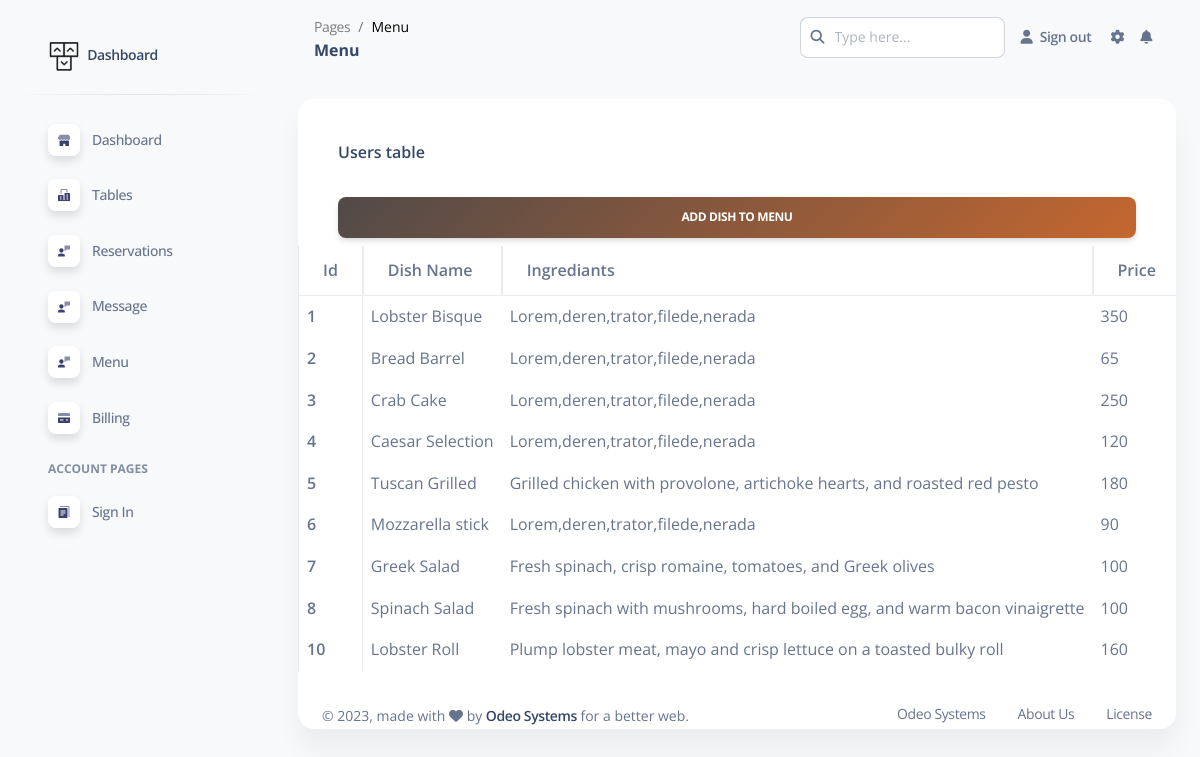
/admin/pages/menu.php, run on the app's committed database.
### tables this page shows
CREATE TABLE `menu` (
  `id` int(255) NOT NULL,
  `name` varchar(255) NOT NULL,
  `ingrediants` varchar(255) NOT NULL,
  `price` int(255) NOT NULL
);

### admin/pages/menu.php (the view, shortened to what this page needs)
<!DOCTYPE html>
<html lang="en">
<head>
  <link href="../assets/css/nucleo-icons.css" rel="stylesheet" />
  <link href="../assets/css/nucleo-svg.css" rel="stylesheet" />
  <link href="../assets/css/nucleo-svg.css" rel="stylesheet" />
  <link id="pagestyle" href="../assets/css/soft-ui-dashboard.css?v=1.0.5" rel="stylesheet" />
</head>
<body class="g-sidenav-show  bg-gray-100">
<aside class="sidenav navbar navbar-vertical navbar-expand-xs border-0 border-radius-xl my-3 fixed-start ms-3 " id="sidenav-main">
    <div class="sidenav-header">
      <a class="navbar-brand m-0" href=" " target="_blank">
        <img src="../assets/img/logo-ct.png" class="navbar-brand-img h-100" alt="main_logo">
        <span class="ms-1 font-weight-bold"> Dashboard</span>
      </a>
    </div>
    <hr class="horizontal dark mt-0">
    <div class="collapse navbar-collapse  w-auto " id="sidenav-collapse-main">
      <ul class="navbar-nav">
        <li class="nav-item">
          <a class="nav-link  " href="../pages/dashboard.php">
            <div class="icon icon-shape icon-sm shadow border-radius-md bg-white text-center me-2 d-flex align-items-center justify-content-center">
            </div>
            <span class="nav-link-text ms-1">Dashboard</span>
          </a>
        </li>
        <li class="nav-item">
          <a class="nav-link  " href="../pages/tables.php">
            <div class="icon icon-shape icon-sm shadow border-radius-md bg-white text-center me-2 d-flex align-items-center justify-content-center">
            </div>
            <span class="nav-link-text ms-1">Tables</span>
          </a>
        </li>
        <li class="nav-item">
          <a class="nav-link  " href="../pages/Reservation.php">
            <div class="icon icon-shape icon-sm shadow border-radius-md bg-white text-center me-2 d-flex align-items-center justify-content-center">
            </div>
            <span class="nav-link-text ms-1">Reservations</span>
          </a>
        </li>
        <li class="nav-item">
          <a class="nav-link  " href="../pages/contact.php">
            <div class="icon icon-shape icon-sm shadow border-radius-md bg-white text-center me-2 d-flex align-items-center justify-content-center">
            </div>
            <span class="nav-link-text ms-1">Message</span>
          </a>
        </li>
        <li class="nav-item">
          <a class="nav-link  " href="../pages/menu.php">
            <div class="icon icon-shape icon-sm shadow border-radius-md bg-white text-center me-2 d-flex align-items-center justify-content-center">
            </div>
            <span class="nav-link-text ms-1">Menu</span>
          </a>
        </li>
        <li class="nav-item">
          <a class="nav-link  " href="../pages/billing.php">
            <div class="icon icon-shape icon-sm shadow border-radius-md bg-white text-center me-2 d-flex align-items-center justify-content-center">
            </div>
            <span class="nav-link-text ms-1">Billing</span>
          </a>
        </li>
        <li class="nav-item mt-3">
          <h6 class="ps-4 ms-2 text-uppercase text-xs font-weight-bolder opacity-6">Account pages</h6>
        </li>
        <li class="nav-item">
          <a class="nav-link  " href="../pages/sign_in.php">
            <div class="icon icon-shape icon-sm shadow border-radius-md bg-white text-center me-2 d-flex align-items-center justify-content-center">
            </div>
            <span class="nav-link-text ms-1">Sign In</span>
          </a>
        </li>
        <li class="nav-item">
          <a class="nav-link  " href="../pages/sign_up.php">
          </a>
        </li>
      </ul>
    </div>
  </aside>  <main class="main-content position-relative max-height-vh-100 h-100 border-radius-lg ">
    <nav class="navbar navbar-main navbar-expand-lg px-0 mx-4 shadow-none border-radius-xl" id="navbarBlur" navbar-scroll="true">
      <div class="container-fluid py-1 px-3">
        <nav aria-label="breadcrumb">
          <ol class="breadcrumb bg-transparent mb-0 pb-0 pt-1 px-0 me-sm-6 me-5">
            <li class="breadcrumb-item text-sm"><a class="opacity-5 text-dark" href="javascript:;">Pages</a></li>
            <li class="breadcrumb-item text-sm text-dark active" aria-current="page">Menu</li>
          </ol>
          <h6 class="font-weight-bolder mb-0">Menu</h6>
        </nav>
        <div class="collapse navbar-collapse mt-sm-0 mt-2 me-md-0 me-sm-4" id="navbar">
          <div class="ms-md-auto pe-md-3 d-flex align-items-center">
            <div class="input-group">
              <span class="input-group-text text-body"><i class="fas fa-search" aria-hidden="true"></i></span>
              <input type="text" class="form-control" placeholder="Type here...">
            </div>
          </div>
          <ul class="navbar-nav  justify-content-end">
          <li class="nav-item d-flex align-items-center">
           <a href="logout.php?deconnexion=true" class="nav-link text-body font-weight-bold px-0">
             <i class="fa fa-user me-sm-1"></i>
             <span class="d-sm-inline d-none">Sign out <output></output></span>
           </a>
         </li>
            <li class="nav-item px-3 d-flex align-items-center">
              <a href="javascript:;" class="nav-link text-body p-0">
                <i class="fa fa-cog fixed-plugin-button-nav cursor-pointer"></i>
              </a>
            </li>
            <li class="nav-item dropdown pe-2 d-flex align-items-center">
              <a href="javascript:;" class="nav-link text-body p-0" id="dropdownMenuButton" data-bs-toggle="dropdown" aria-expanded="false">
                <i class="fa fa-bell cursor-pointer"></i>
              </a>
            </li>
          </ul>
        </div>
      </div>
    </nav>
    <div class="container-fluid py-4">
      <div class="row">
        <div class="col-12">
          <div class="card mb-4">
            <div class="card-header pb-0">
              <h6>Users table</h6>
             <a href="../pages/menu_form.php"> <input type="submit" name="user_btn" value="Add Dish To Menu" class="btn bg-gradient-dark w-100 my-4 mb-2" ></a>
            </div>
    <div class="table-responsive">
<table class="table table-bordered" id="dataTable" width="100%" cellspacing="0">
<thead>
<tr>
<th>Id</th>
<th>Dish Name </th>
<th>Ingrediants</th>
<th>Price</th>
</tr>
</thead>
<?php
$servername = "localhost";
$username = "root";
$password = "";
$dbname = "odeo_restau";
$conn = new mysqli($servername, $username, $password, $dbname);
$sql = 'SELECT * from `menu`  ';
$result = mysqli_query($conn, $sql);
if (mysqli_num_rows($result) > 0) {
while($row = mysqli_fetch_assoc($result)) { ?>
<tbody>
<tr>
<th>
<?php echo $row['id']; ?>
</th>
<td>
<?php echo $row['name']; ?>
</td>
<td>
<?php echo $row['ingrediants']; ?>
</td>
<td>
<?php echo $row['price']; ?>
</td>
</tbody>
<?php
}
} else {
echo '0 results';
}
?>
</table>
      <footer class="footer pt-3  ">
        <div class="container-fluid">
          <div class="row align-items-center justify-content-lg-between">
            <div class="col-lg-6 mb-lg-0 mb-4">
              <div class="copyright text-center text-sm text-muted text-lg-start">
                © ,
                made with <i class="fa fa-heart"></i> by
                <a href="http://odeo.ma/" class="font-weight-bold" target="_blank">Odeo Systems</a>
                for a better web.
              </div>
            </div>
            <div class="col-lg-6">
              <ul class="nav nav-footer justify-content-center justify-content-lg-end">
                <li class="nav-item">
                  <a href="" class="nav-link text-muted" target="_blank">Odeo Systems</a>
                </li>
                <li class="nav-item">
                  <a href="" class="nav-link text-muted" target="_blank">About Us</a>
                </li>
                <li class="nav-item">
                  <a href="" class="nav-link pe-0 text-muted" target="_blank">License</a>
                </li>
              </ul>
            </div>
          </div>
        </div>
      </footer>
    </div>
  </main>
</body>
</html>

### admin/assets/css/nucleo-svg.css (style rules this page uses)
.icon { display: inline-block; color: #111111; height: 1em; width: 1em; }
.icon-sm { height: 0.8em; width: 0.8em; }
.icon { fill: currentColor; stroke: none; }

### data on the page
menu: id "1", name "Lobster Bisque", ingrediants "Lorem,deren,trator,filede,nerada", price "350"
menu: id "2", name "Bread Barrel", ingrediants "Lorem,deren,trator,filede,nerada", price "65"
menu: id "3", name "Crab Cake", ingrediants "Lorem,deren,trator,filede,nerada", price "250"
menu: id "4", name "Caesar Selection", ingrediants "Lorem,deren,trator,filede,nerada", price "120"
menu: id "5", name "Tuscan Grilled", ingrediants "Grilled chicken with provolone, artichoke hearts, and roasted red pesto", price "180"
menu: id "6", name "Mozzarella stick", ingrediants "Lorem,deren,trator,filede,nerada", price "90"
menu: id "7", name "Greek Salad", ingrediants "Fresh spinach, crisp romaine, tomatoes, and Greek olives", price "100"
menu: id "8", name "Spinach Salad", ingrediants "Fresh spinach with mushrooms, hard boiled egg, and warm bacon vinaigrette", price "100"
menu: id "10", name "Lobster Roll", ingrediants "Plump lobster meat, mayo and crisp lettuce on a toasted bulky roll", price "160"
